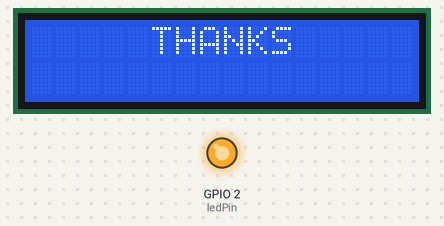
The sketch below on a simulated ESP32. Shown: 16×2 character LCD, output pins drawn as LEDs (lit = HIGH).

Above: at 8.76 s.
At 11.59 s:
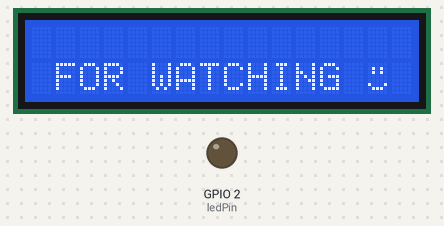
At 25.6 s:
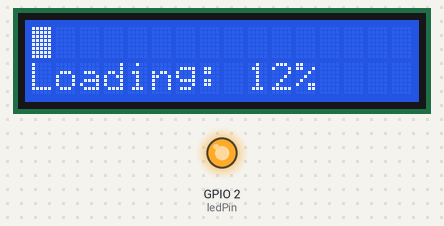
At 39.75 s:
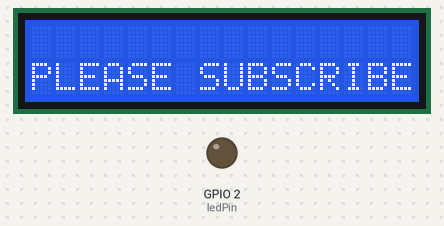
Timing chart, 0 to 40.0 s (numbered marks = the images above):
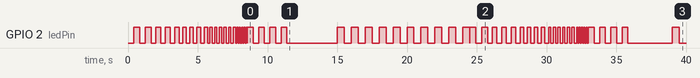

Measured:
- by itself, GPIO 2 (ledPin): LOW → HIGH at 0.41 s, → LOW 0.42 s later, → HIGH 0.42 s later, → LOW 0.42 s later, … (118 changes in this stretch)
- what the display in image 0 shows lasts 0.4 s, from 8.6 s to 9.0 s

The sketch:

sketch_oct2d.ino
```cpp
#include <LiquidCrystal.h>

// RS, E, D4, D5, D6, D7
LiquidCrystal lcd(21, 22, 18, 19, 23, 5);

const int lcdWidth = 16;
const int lcdHeight = 2;
const int ledPin = 2;  // On-board LED (ESP32)

// Title text
String line1 = "THANKS";
String line2 = "FOR WATCHING";

// Define smiley face
void defineCustomChars() {
  byte smiley[8] = {
    0b00000,
    0b01010,
    0b01010,
    0b00000,
    0b00000,
    0b10001,
    0b01110,
    0b00000
  };
  lcd.createChar(6, smiley);
}

// Clear a line
void clearLine(int line) {
  lcd.setCursor(0, line);
  lcd.print(F("                "));
  lcd.setCursor(0, line);
}

// Boot animation
void bootAnimation() {
  int totalSteps = 100;
  int lcdDelay = 80;
  int ledState = LOW;
  unsigned long lastBlink = 0;

  clearLine(0);
  clearLine(1);

  for (int percent = 0; percent <= totalSteps; percent++) {
    int charsToFill = (percent * lcdWidth) / 100;

    // Progress bar
    lcd.setCursor(0, 0);
    for (int i = 0; i < lcdWidth; i++)
      lcd.write(i < charsToFill ? (uint8_t)255 : ' ');

    // Loading text
    lcd.setCursor(0, 1);
    lcd.print("Loading: ");
    if (percent < 10) lcd.print(" ");
    lcd.print(percent);
    lcd.print("%   ");

    // LED blink faster as % increases
    int blinkInterval = map(percent, 0, totalSteps, 400, 50);
    if (millis() - lastBlink >= blinkInterval) {
      ledState = !ledState;
      digitalWrite(ledPin, ledState);
      lastBlink = millis();
    }

    delay(lcdDelay);
  }

  digitalWrite(ledPin, LOW);
  clearLine(0);
  clearLine(1);
}

// Typewriter "PLEASE SUBSCRIBE :)"
void typewriterRevealAnimation(int durationSeconds = 10) {
  String revealText = "PLEASE SUBSCRIBE ";
  const int typingDelay = 150;

  clearLine(0);
  clearLine(1);
  lcd.setCursor(0, 1);

  for (int i = 0; i < revealText.length() + 1; i++) {
    if (i == revealText.length()) {
      lcd.write(byte(6)); // smiley
    } else {
      lcd.print(revealText[i]);
    }
    delay(typingDelay);
  }

  unsigned long startTime = millis();
  while (millis() - startTime < durationSeconds * 1000UL) {
    if (millis() % 1000 < 500) {
        digitalWrite(ledPin, HIGH);
    } else {
        digitalWrite(ledPin, LOW);
    }
  }
  digitalWrite(ledPin, LOW);
  clearLine(0);
  clearLine(1);
}

void setup() {
  lcd.begin(lcdWidth, lcdHeight);
  pinMode(ledPin, OUTPUT);
  defineCustomChars();
  lcd.clear();
}

void loop() {
  // Boot sequence
  bootAnimation();
  lcd.clear();

  // Center text
  int startCol1 = (lcdWidth - line1.length()) / 2;
  int startCol2 = (lcdWidth - (line2.length() + 2)) / 2;

  // Alternating THANKS / FOR WATCHING
  for (int i = 0; i < 4; i++) {
    clearLine(1);
    lcd.setCursor(startCol1, 0);
    lcd.print(line1);
    digitalWrite(ledPin, HIGH);
    delay(400);

    clearLine(0);
    lcd.setCursor(startCol2, 1);
    lcd.print(line2);
    lcd.print(" ");
    lcd.write(byte(6));
    digitalWrite(ledPin, LOW);
    delay(400);
  }

  // Final state (both lines)
  clearLine(0);
  lcd.setCursor(startCol1, 0);
  lcd.print(line1);

  clearLine(1);
  lcd.setCursor(startCol2, 1);
  lcd.print(line2);
  lcd.print(" ");
  lcd.write(byte(6));

  // Final typewriter message
  typewriterRevealAnimation(10);
}
```
